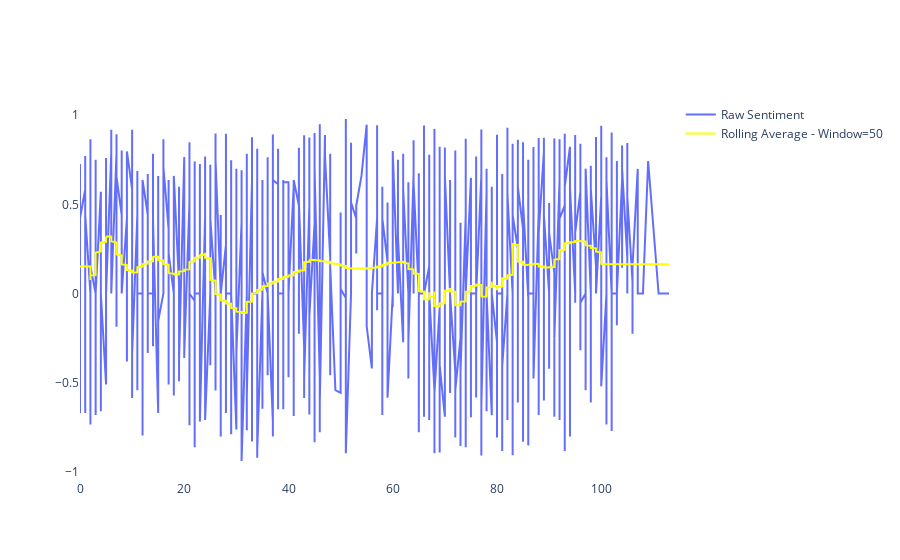

The notebook cell this image was saved under:
### Markdown cell above
OK, that looks terrible, but to be fair I expected it to! To get a better idea of how general sentiment was changing over the course of a match, I decided it made more sense to take a moving average of some sort. Below I take the triangular moving average (basically, think of it as a moving average where the impact of comments more temporally close to an instant are more heavily weighted) and plot it over the original time series:

### Code cell
import plotly.graph_objects as go
import numpy as np

def smoothed_triangle(data, degree):
    """ (Series, int) -> Series
    
    This takes a Series of floats/ints and computes the triangular moving average of the series.
    Briefly, TMA is the simple moving average of a simple moving average; you can think of it
    as a moving average where points nearer to the timepoint in question are weighted more
    heavily than those further away in the window. The window size (or 'degree') specifies
    how many points around a timepoint to use in computing the TMA for that timepoint.
    """
    triangle=np.concatenate((np.arange(degree + 1), np.arange(degree)[::-1])) # up then down
    smoothed=[]

    for i in range(degree, len(data) - degree * 2):
        point=data[i:i + len(triangle)] * triangle
        smoothed.append(np.sum(point)/np.sum(triangle))
    # Handle boundaries
    smoothed=[smoothed[0]]*int(degree + degree/2) + smoothed
    while len(smoothed) < len(data):
        smoothed.append(smoothed[-1])
    return smoothed

# Plot raw comment sentiment
fig = go.Figure()
fig.update_layout(plot_bgcolor = 'white')
fig.add_trace(go.Scatter(
    x=top_level_comments_sentiment['match_time'],
    y=top_level_comments_sentiment['compound'],
    mode='lines',
    name='Raw Sentiment'
))


# Plot TMA of comment sentiment:
fig.add_trace(go.Scatter(
    x=top_level_comments_sentiment['match_time'],
    y=smoothed_triangle(top_level_comments_sentiment['compound'],
                           50), # window size used for smoothing
    mode='lines',
    marker=dict(
        size=6,
        color='yellow',
        symbol='triangle-up'
    ),
    name='Rolling Average - Window=50'
))
fig.show()

### Figure 1 — Plotly figure (JSON) as saved in the notebook; plotly's stock layout.template omitted (floating-point values rounded to 4 significant figures; data arrays with more than 128 entries replaced by an {"elided": "..."} marker saying what was removed)
{"data": [{"mode": "lines", "name": "Raw Sentiment", "type": "scatter", "x": {"elided": "2051 int values"}, "y": {"elided": "2051 float values"}}, {"marker": {"color": "yellow", "size": 6, "symbol": "triangle-up"}, "mode": "lines", "name": "Rolling Average - Window=50", "type": "scatter", "x": {"elided": "2051 int values"}, "y": {"elided": "2051 float values"}}], "layout": {"plot_bgcolor": "white"}}
